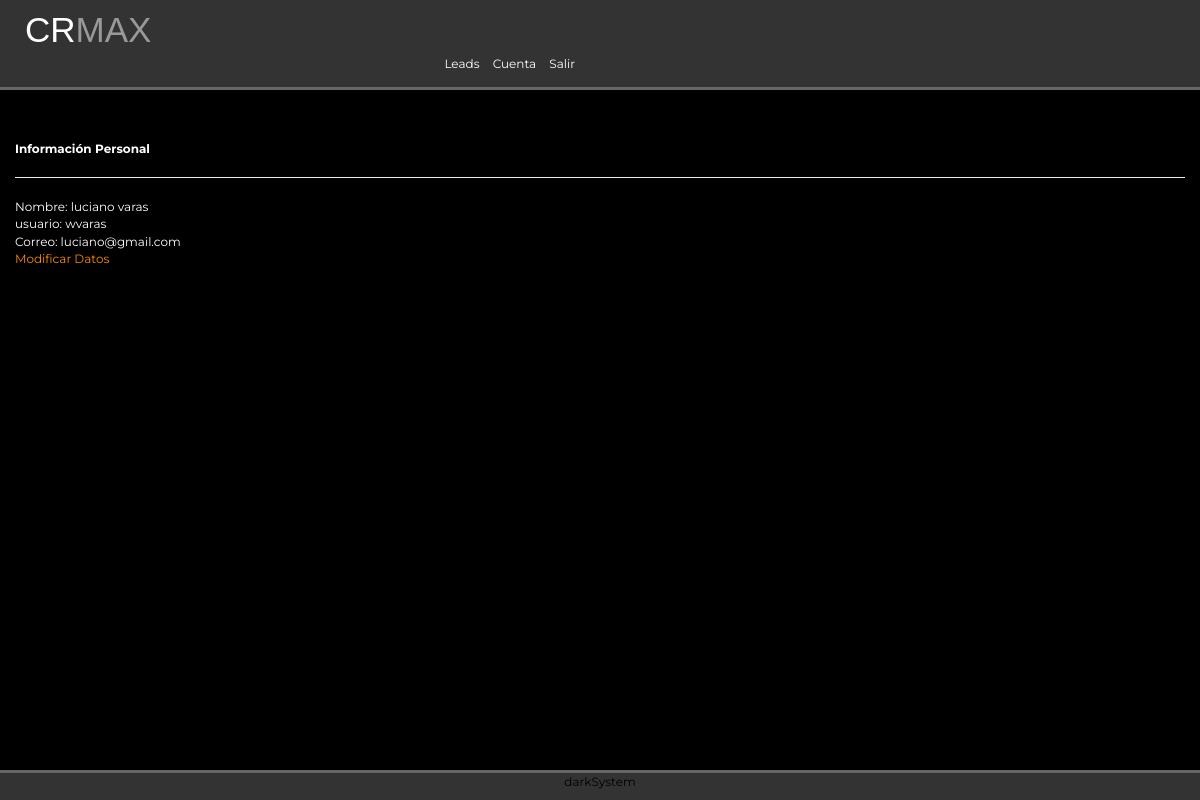
Page /index.php?sec=perfil (signed in) on the committed database.
### tables this page shows
CREATE TABLE `usuarios` (
  `id_usuario` int(11) NOT NULL,
  `nombres_usuario` varchar(200) NOT NULL,
  `apellidos_usuario` varchar(200) NOT NULL,
  `usuario_usuario` varchar(200) NOT NULL,
  `clave_usuario` varchar(200) NOT NULL,
  `correo_usuario` varchar(250) NOT NULL,
  `tipo_usuario` int(20) NOT NULL
);

### modelo.php (called while the page is built, shortened)
<?php
class modelo{
	public function __construct(){
		$this->_db = new mysqli(DB_HOST,DB_USER,DB_PASS,DB_NAME);
	}
}
?>

### usuario.php (called while the page is built, shortened)
<?php
require_once('modelo.php');
class usuario extends modelo{
	public function seleccionar($id){
		$sql = "SELECT * FROM usuarios
		WHERE id_usuario = '$id'";
		$reg = $this->_db->query($sql);
		$existe = $reg->num_rows;
		if($existe == 0){
			return $existe;
		}else{
			return $reg;
			return $existe;
		}
	}
}
?>

### src/usuario/micuenta.php (the view, shortened to what this page needs)
<div><strong>Informaci&oacute;n Personal</strong></div>
<hr>
<?php
$usuario = new usuario();
$resul = $usuario->seleccionar($_SESSION['id']);
if($resul){
	foreach ($resul as $row) {
	}
?>
<div class="row">
	<div class="col-md-6">
		<div><?php echo "Nombre: " . utf8_decode($row['nombres_usuario']) . " " .utf8_decode($row['apellidos_usuario']);?></div>
		<div><?php echo "usuario: " . $row['usuario_usuario']; ?></div>
		<div><?php echo "Correo: " . $row['correo_usuario']; ?></div>
		<div><a href=<?php echo "index.php?sec=modificar_info"; ?>>Modificar Datos</a></div>
		<?php
		}
		?>
	</div>
	<div class="col-md-6"></div>
</div>

### css/estilos.css (style rules this page uses)
body { font-family: 'Montserrat', sans-serif; font-size: 12px; background: #000; color: #FFF; }
a { color: #FA8A01; }

### rows in the picture
usuarios: nombres_usuario "luciano", apellidos_usuario "varas", usuario_usuario "wvaras", correo_usuario "luciano@gmail.com"
